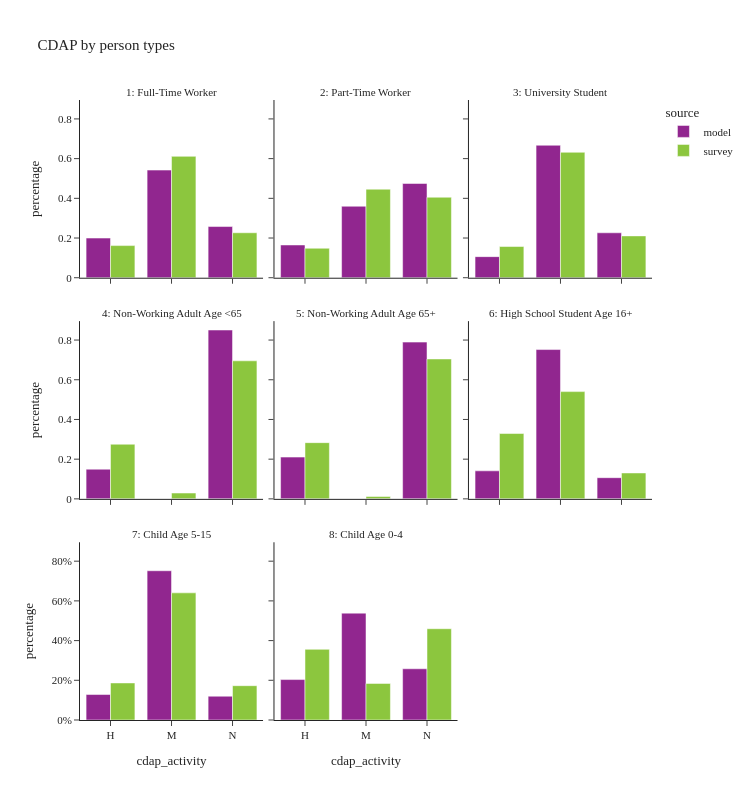

Here is the notebook cell this chart was saved with:
### Code cell
util.plot_share_facetbar(per_data, 'person_weight', share_col="cdap_activity", title="CDAP by person types", 
                            facet_col="ptype_label", facet_col_wrap=3, height=800, orientation='v')

### Figure 1 — Plotly figure (JSON) as saved in the notebook; plotly's stock layout.template omitted (floating-point values rounded to 4 significant figures)
{"data": [{"alignmentgroup": "True", "customdata": [[321845], [873436], [415378]], "hovertemplate": "source=model<br>ptype_label=1: Full-Time Worker<br>cdap_activity=%{x}<br>percentage=%{y}<br>sample_size=%{customdata[0]}<extra></extra>", "legendgroup": "model", "marker": {"color": "#91268F", "pattern": {"shape": ""}}, "name": "model", "offsetgroup": "model", "orientation": "v", "showlegend": true, "textposition": "auto", "type": "bar", "x": ["H", "M", "N"], "xaxis": "x7", "y": [0.1998, 0.5423, 0.2579], "yaxis": "y7"}, {"alignmentgroup": "True", "customdata": [[48873], [106632], [140575]], "hovertemplate": "source=model<br>ptype_label=2: Part-Time Worker<br>cdap_activity=%{x}<br>percentage=%{y}<br>sample_size=%{customdata[0]}<extra></extra>", "legendgroup": "model", "marker": {"color": "#91268F", "pattern": {"shape": ""}}, "name": "model", "offsetgroup": "model", "orientation": "v", "showlegend": false, "textposition": "auto", "type": "bar", "x": ["H", "M", "N"], "xaxis": "x8", "y": [0.1651, 0.3601, 0.4748], "yaxis": "y8"}, {"alignmentgroup": "True", "customdata": [[17052], [107098], [36335]], "hovertemplate": "source=model<br>ptype_label=3: University Student<br>cdap_activity=%{x}<br>percentage=%{y}<br>sample_size=%{customdata[0]}<extra></extra>", "legendgroup": "model", "marker": {"color": "#91268F", "pattern": {"shape": ""}}, "name": "model", "offsetgroup": "model", "orientation": "v", "showlegend": false, "textposition": "auto", "type": "bar", "x": ["H", "M", "N"], "xaxis": "x9", "y": [0.1063, 0.6673, 0.2264], "yaxis": "y9"}, {"alignmentgroup": "True", "customdata": [[91664], [521672]], "hovertemplate": "source=model<br>ptype_label=4: Non-Working Adult Age <65<br>cdap_activity=%{x}<br>percentage=%{y}<br>sample_size=%{customdata[0]}<extra></extra>", "legendgroup": "model", "marker": {"color": "#91268F", "pattern": {"shape": ""}}, "name": "model", "offsetgroup": "model", "orientation": "v", "showlegend": false, "textposition": "auto", "type": "bar", "x": ["H", "N"], "xaxis": "x4", "y": [0.1495, 0.8505], "yaxis": "y4"}, {"alignmentgroup": "True", "customdata": [[99656], [374029]], "hovertemplate": "source=model<br>ptype_label=5: Non-Working Adult Age 65+<br>cdap_activity=%{x}<br>percentage=%{y}<br>sample_size=%{customdata[0]}<extra></extra>", "legendgroup": "model", "marker": {"color": "#91268F", "pattern": {"shape": ""}}, "name": "model", "offsetgroup": "model", "orientation": "v", "showlegend": false, "textposition": "auto", "type": "bar", "x": ["H", "N"], "xaxis": "x5", "y": [0.2104, 0.7896], "yaxis": "y5"}, {"alignmentgroup": "True", "customdata": [[22684], [120871], [17141]], "hovertemplate": "source=model<br>ptype_label=6: High School Student Age 16+<br>cdap_activity=%{x}<br>percentage=%{y}<br>sample_size=%{customdata[0]}<extra></extra>", "legendgroup": "model", "marker": {"color": "#91268F", "pattern": {"shape": ""}}, "name": "model", "offsetgroup": "model", "orientation": "v", "showlegend": false, "textposition": "auto", "type": "bar", "x": ["H", "M", "N"], "xaxis": "x6", "y": [0.1412, 0.7522, 0.1067], "yaxis": "y6"}, {"alignmentgroup": "True", "customdata": [[66627], [390271], [62187]], "hovertemplate": "source=model<br>ptype_label=7: Child Age 5-15<br>cdap_activity=%{x}<br>percentage=%{y}<br>sample_size=%{customdata[0]}<extra></extra>", "legendgroup": "model", "marker": {"color": "#91268F", "pattern": {"shape": ""}}, "name": "model", "offsetgroup": "model", "orientation": "v", "showlegend": false, "textposition": "auto", "type": "bar", "x": ["H", "M", "N"], "xaxis": "x", "y": [0.1284, 0.7518, 0.1198], "yaxis": "y"}, {"alignmentgroup": "True", "customdata": [[44616], [117958], [56554]], "hovertemplate": "source=model<br>ptype_label=8: Child Age 0-4<br>cdap_activity=%{x}<br>percentage=%{y}<br>sample_size=%{customdata[0]}<extra></extra>", "legendgroup": "model", "marker": {"color": "#91268F", "pattern": {"shape": ""}}, "name": "model", "offsetgroup": "model", "orientation": "v", "showlegend": false, "textposition": "auto", "type": "bar", "x": ["H", "M", "N"], "xaxis": "x2", "y": [0.2036, 0.5383, 0.2581], "yaxis": "y2"}, {"alignmentgroup": "True", "customdata": [[835], [2684], [1553]], "hovertemplate": "source=survey<br>ptype_label=1: Full-Time Worker<br>cdap_activity=%{x}<br>percentage=%{y}<br>sample_size=%{customdata[0]}<extra></extra>", "legendgroup": "survey", "marker": {"color": "#8CC63E", "pattern": {"shape": ""}}, "name": "survey", "offsetgroup": "survey", "orientation": "v", "showlegend": true, "textposition": "auto", "type": "bar", "x": ["H", "M", "N"], "xaxis": "x7", "y": [0.162, 0.6114, 0.2266], "yaxis": "y7"}, {"alignmentgroup": "True", "customdata": [[327], [515], [652]], "hovertemplate": "source=survey<br>ptype_label=2: Part-Time Worker<br>cdap_activity=%{x}<br>percentage=%{y}<br>sample_size=%{customdata[0]}<extra></extra>", "legendgroup": "survey", "marker": {"color": "#8CC63E", "pattern": {"shape": ""}}, "name": "survey", "offsetgroup": "survey", "orientation": "v", "showlegend": false, "textposition": "auto", "type": "bar", "x": ["H", "M", "N"], "xaxis": "x8", "y": [0.1485, 0.446, 0.4055], "yaxis": "y8"}, {"alignmentgroup": "True", "customdata": [[154], [245], [166]], "hovertemplate": "source=survey<br>ptype_label=3: University Student<br>cdap_activity=%{x}<br>percentage=%{y}<br>sample_size=%{customdata[0]}<extra></extra>", "legendgroup": "survey", "marker": {"color": "#8CC63E", "pattern": {"shape": ""}}, "name": "survey", "offsetgroup": "survey", "orientation": "v", "showlegend": false, "textposition": "auto", "type": "bar", "x": ["H", "M", "N"], "xaxis": "x9", "y": [0.1572, 0.6319, 0.2108], "yaxis": "y9"}, {"alignmentgroup": "True", "customdata": [[834], [35], [1007]], "hovertemplate": "source=survey<br>ptype_label=4: Non-Working Adult Age <65<br>cdap_activity=%{x}<br>percentage=%{y}<br>sample_size=%{customdata[0]}<extra></extra>", "legendgroup": "survey", "marker": {"color": "#8CC63E", "pattern": {"shape": ""}}, "name": "survey", "offsetgroup": "survey", "orientation": "v", "showlegend": false, "textposition": "auto", "type": "bar", "x": ["H", "M", "N"], "xaxis": "x4", "y": [0.2752, 0.02936, 0.6954], "yaxis": "y4"}, {"alignmentgroup": "True", "customdata": [[480], [10], [1150]], "hovertemplate": "source=survey<br>ptype_label=5: Non-Working Adult Age 65+<br>cdap_activity=%{x}<br>percentage=%{y}<br>sample_size=%{customdata[0]}<extra></extra>", "legendgroup": "survey", "marker": {"color": "#8CC63E", "pattern": {"shape": ""}}, "name": "survey", "offsetgroup": "survey", "orientation": "v", "showlegend": false, "textposition": "auto", "type": "bar", "x": ["H", "M", "N"], "xaxis": "x5", "y": [0.2832, 0.01205, 0.7048], "yaxis": "y5"}, {"alignmentgroup": "True", "customdata": [[48], [53], [20]], "hovertemplate": "source=survey<br>ptype_label=6: High School Student Age 16+<br>cdap_activity=%{x}<br>percentage=%{y}<br>sample_size=%{customdata[0]}<extra></extra>", "legendgroup": "survey", "marker": {"color": "#8CC63E", "pattern": {"shape": ""}}, "name": "survey", "offsetgroup": "survey", "orientation": "v", "showlegend": false, "textposition": "auto", "type": "bar", "x": ["H", "M", "N"], "xaxis": "x6", "y": [0.3292, 0.5403, 0.1305], "yaxis": "y6"}, {"alignmentgroup": "True", "customdata": [[236], [529], [201]], "hovertemplate": "source=survey<br>ptype_label=7: Child Age 5-15<br>cdap_activity=%{x}<br>percentage=%{y}<br>sample_size=%{customdata[0]}<extra></extra>", "legendgroup": "survey", "marker": {"color": "#8CC63E", "pattern": {"shape": ""}}, "name": "survey", "offsetgroup": "survey", "orientation": "v", "showlegend": false, "textposition": "auto", "type": "bar", "x": ["H", "M", "N"], "xaxis": "x", "y": [0.1867, 0.6404, 0.1729], "yaxis": "y"}, {"alignmentgroup": "True", "customdata": [[197], [119], [218]], "hovertemplate": "source=survey<br>ptype_label=8: Child Age 0-4<br>cdap_activity=%{x}<br>percentage=%{y}<br>sample_size=%{customdata[0]}<extra></extra>", "legendgroup": "survey", "marker": {"color": "#8CC63E", "pattern": {"shape": ""}}, "name": "survey", "offsetgroup": "survey", "orientation": "v", "showlegend": false, "textposition": "auto", "type": "bar", "x": ["H", "M", "N"], "xaxis": "x2", "y": [0.356, 0.1843, 0.4598], "yaxis": "y2"}], "layout": {"annotations": [{"font": {}, "showarrow": false, "text": "7: Child Age 5-15", "x": 0.16, "xanchor": "center", "xref": "paper", "y": 0.2867, "yanchor": "bottom", "yref": "paper"}, {"font": {}, "showarrow": false, "text": "8: Child Age 0-4", "x": 0.5, "xanchor": "center", "xref": "paper", "y": 0.2867, "yanchor": "bottom", "yref": "paper"}, {"font": {}, "showarrow": false, "text": "4: Non-Working Adult Age <65", "x": 0.16, "xanchor": "center", "xref": "paper", "y": 0.6433, "yanchor": "bottom", "yref": "paper"}, {"font": {}, "showarrow": false, "text": "5: Non-Working Adult Age 65+", "x": 0.5, "xanchor": "center", "xref": "paper", "y": 0.6433, "yanchor": "bottom", "yref": "paper"}, {"font": {}, "showarrow": false, "text": "6: High School Student Age 16+", "x": 0.84, "xanchor": "center", "xref": "paper", "y": 0.6433, "yanchor": "bottom", "yref": "paper"}, {"font": {}, "showarrow": false, "text": "1: Full-Time Worker", "x": 0.16, "xanchor": "center", "xref": "paper", "y": 1.0, "yanchor": "bottom", "yref": "paper"}, {"font": {}, "showarrow": false, "text": "2: Part-Time Worker", "x": 0.5, "xanchor": "center", "xref": "paper", "y": 1.0, "yanchor": "bottom", "yref": "paper"}, {"font": {}, "showarrow": false, "text": "3: University Student", "x": 0.84, "xanchor": "center", "xref": "paper", "y": 1.0, "yanchor": "bottom", "yref": "paper"}], "barmode": "group", "height": 800, "legend": {"title": {"text": "source"}, "tracegroupgap": 0}, "title": {"text": "CDAP by person types"}, "width": 750, "xaxis": {"anchor": "y", "domain": [0.0, 0.32], "title": {"text": "cdap_activity"}}, "xaxis2": {"anchor": "y2", "domain": [0.34, 0.66], "matches": "x", "title": {"text": "cdap_activity"}}, "xaxis3": {"anchor": "y3", "domain": [0.68, 1.0], "matches": "x", "title": {"text": "cdap_activity"}}, "xaxis4": {"anchor": "y4", "domain": [0.0, 0.32], "matches": "x", "showticklabels": false}, "xaxis5": {"anchor": "y5", "domain": [0.34, 0.66], "matches": "x", "showticklabels": false}, "xaxis6": {"anchor": "y6", "domain": [0.68, 1.0], "matches": "x", "showticklabels": false}, "xaxis7": {"anchor": "y7", "domain": [0.0, 0.32], "matches": "x", "showticklabels": false}, "xaxis8": {"anchor": "y8", "domain": [0.34, 0.66], "matches": "x", "showticklabels": false}, "xaxis9": {"anchor": "y9", "domain": [0.68, 1.0], "matches": "x", "showticklabels": false}, "yaxis": {"anchor": "x", "domain": [0.0, 0.2867], "tickformat": ".0%", "title": {"text": "percentage"}}, "yaxis2": {"anchor": "x2", "domain": [0.0, 0.2867], "matches": "y", "showticklabels": false, "tickformat": ".0%"}, "yaxis3": {"anchor": "x3", "domain": [0.0, 0.2867], "matches": "y", "showticklabels": false}, "yaxis4": {"anchor": "x4", "domain": [0.3567, 0.6433], "matches": "y", "title": {"text": "percentage"}}, "yaxis5": {"anchor": "x5", "domain": [0.3567, 0.6433], "matches": "y", "showticklabels": false}, "yaxis6": {"anchor": "x6", "domain": [0.3567, 0.6433], "matches": "y", "showticklabels": false}, "yaxis7": {"anchor": "x7", "domain": [0.7133, 1.0], "matches": "y", "title": {"text": "percentage"}}, "yaxis8": {"anchor": "x8", "domain": [0.7133, 1.0], "matches": "y", "showticklabels": false}, "yaxis9": {"anchor": "x9", "domain": [0.7133, 1.0], "matches": "y", "showticklabels": false}}}
